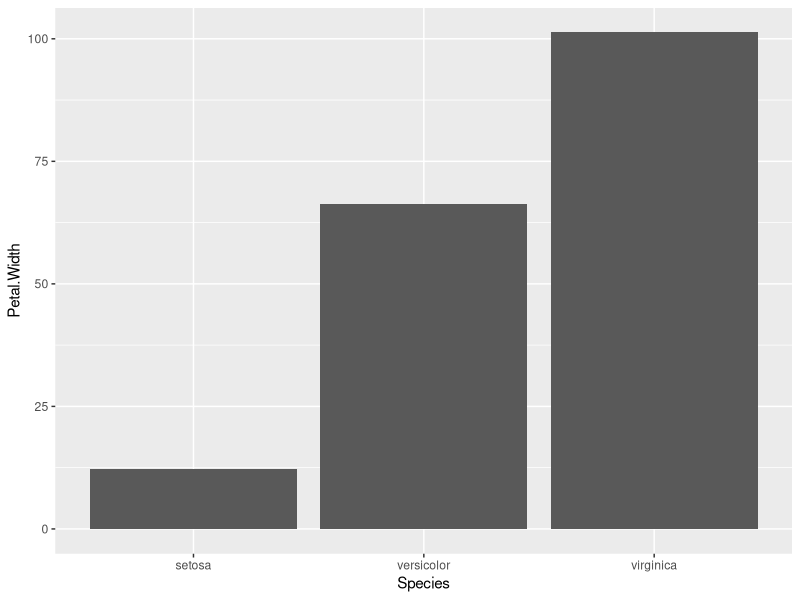

The R source for this figure:
library(datasets)
library(tidyverse)
#library(help = "datasets")

test_data <- datasets::iris %>% as_tibble()
test_data$Species = as.character(test_data$Species)


#THIS IS WHERE DATA WRANGINGLING AND DATABASE CONNECTION STARTS
#_______________________________________________________________________


#DATA CLEANSING
#_______________________________________________________________________

#OUTLIER DETECTION
#_______________________________________________________________________

#SCALING OF VARIABLES
#_______________________________________________________________________

#HYPERPARAMETER TUNING
#_______________________________________________________________________

#MODEL SELECTION
#_______________________________________________________________________



#MODEL EVALUATION
#_______________________________________________________________________


#VISUALIZATION
#_______________________________________________________________________

p = ggplot(data = test_data, aes(x = Species, y= Petal.Width))
p_2 = p + geom_bar(stat = "identity")
print(p_2)
